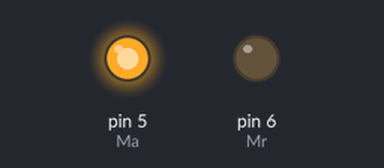
Simulated run of this sketch. Board: Arduino Uno, built with avr-gcc and run on an emulated ATmega328P. Parts: output pins drawn as LEDs (lit = HIGH).

Above: at 1.9 s.
At 5.9 s:
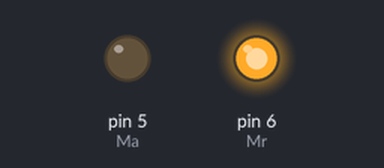
At 7.9 s:
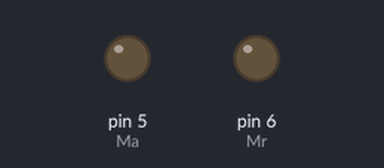
Timing chart, 0 to 11.4 s (numbered marks = the images above):
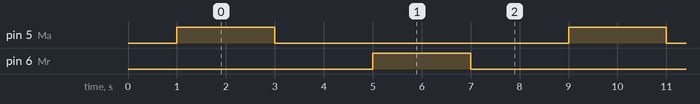

The sketch:

premier_test.ino
```cpp
int Ma=5;
int Mr=6;
float tps=0;
float tpsp;
void setup() {
  Serial.begin(9600);
  pinMode(Ma,OUTPUT);
  pinMode(Mr, OUTPUT);
  digitalWrite(Ma,LOW);
  digitalWrite(Mr,LOW);

delay(1000);
}

void loop() {
  tps=millis();
    tpsp=0;
while (tpsp-tps<2000){
  tpsp=millis();
  digitalWrite(Ma,HIGH);
  digitalWrite(Mr,LOW);
}
digitalWrite(Ma,LOW);
digitalWrite(Mr,LOW);
delay(2000);
tps=millis();
while (tpsp-tps<2000){
  tpsp=millis();
  digitalWrite(Ma,LOW);
  digitalWrite(Mr,HIGH);
}
digitalWrite(Ma,LOW);
digitalWrite(Mr,LOW);
delay(2000);
}
```

Measured:
- by itself, pin 5 (Ma), pin 6 (Mr): alternates HIGH for 2.0 s and LOW for 6.0 s
- by itself, everything shown: repeats every 8.0 s, in 4 steps
